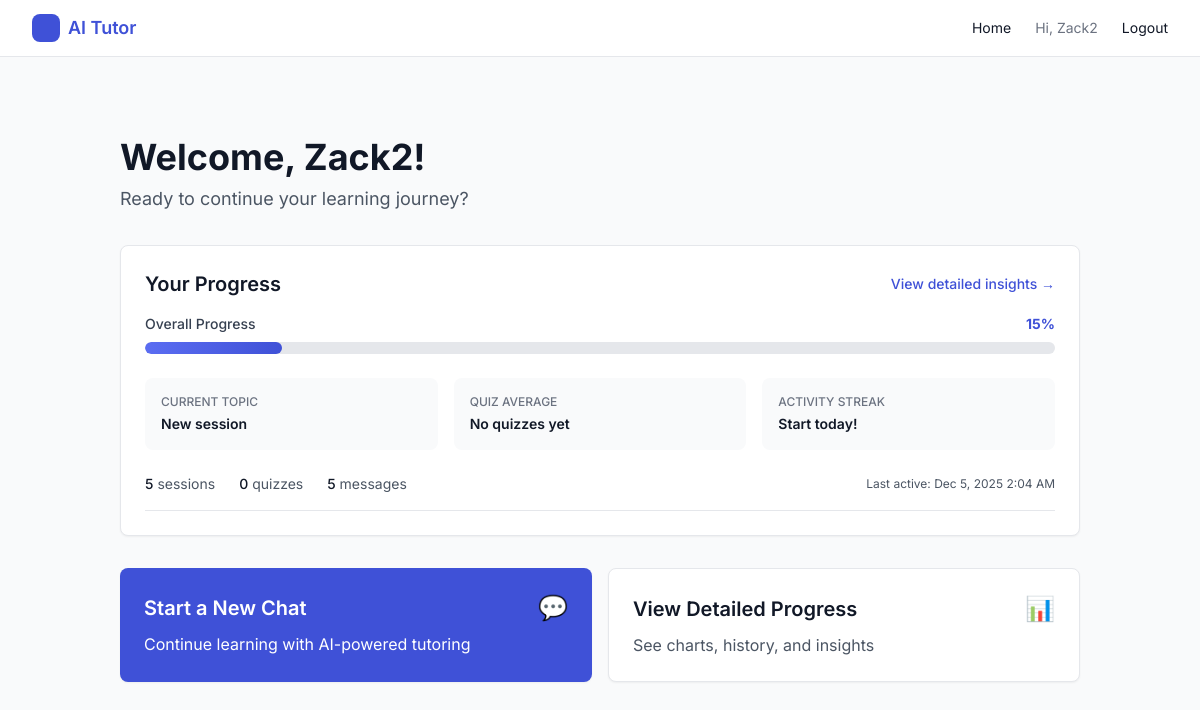
Page /tutor/ (signed in) on the committed database.
### tutor/models.py (models this page shows, shortened)
class StudentProgress(models.Model):
    user = models.OneToOneField(
        settings.AUTH_USER_MODEL,
        on_delete=models.CASCADE,
        related_name="progress",
        db_index=True
    )
    overall_completion_percent = models.DecimalField(
        max_digits=5,
        decimal_places=2,
        default=0.00,
        help_text="Weighted completion based on quiz scores and session activity"
    )
    current_module = models.CharField(
        max_length=200,
        blank=True,
        help_text="Current topic/module - inferred from most recent session title"
    )
    quiz_average = models.DecimalField(
        max_digits=5,
        decimal_places=2,
        null=True,
        blank=True,
        help_text="Average quiz score across all graded quizzes"
    )
    activity_streak = models.IntegerField(
        default=0,
        help_text="Consecutive days with at least one activity"
    )
    last_activity = models.DateTimeField(
        null=True,
        blank=True,
        help_text="Timestamp of most recent chat or quiz activity"
    )
    total_sessions = models.IntegerField(
        default=0,
        help_text="Total number of chat sessions created"
    )
    total_quizzes = models.IntegerField(
        default=0,
        help_text="Total number of quizzes completed"
    )
    total_messages = models.IntegerField(
        default=0,
        help_text="Total number of user messages sent"
    )
    updated_at = models.DateTimeField(auto_now=True)
    class Meta:
        indexes = [
            models.Index(fields=['user', 'updated_at']),
        ]
        verbose_name_plural = "Student Progress"

### tutor/views.py (the view)
# urls.py: path("", landing_page, name="landing"),
@login_required
def landing_page(request):
    if is_teacher_or_admin(request.user):
        return redirect("dashboard")
    try:
        progress = StudentProgress.objects.get(user=request.user)
    except StudentProgress.DoesNotExist:
        calculate_student_progress(request.user)
        progress = StudentProgress.objects.get(user=request.user)
    context = {
        'progress': progress,
        'has_activity': progress.total_sessions > 0 or progress.total_quizzes > 0,
    }
    return render(request, "landing.html", context)

### tutor/utils.py (called while the page is built)
def is_teacher_or_admin(user):
    if not user.is_authenticated:
        return False
    if user.is_superuser:
        return True
    is_teacher = TeacherProfile.objects.filter(user=user).exists()
    is_admin = AdminProfile.objects.filter(user=user).exists()
    return is_teacher or is_admin

### tutor/templates/landing.html (shortened to what this page needs)
{% extends "base.html" %}
{% block content %}
<div class="max-w-5xl mx-auto px-4 sm:px-6 lg:px-8 py-12">
  <div class="mb-8">
    <h1 class="text-4xl font-bold text-gray-900 mb-2">
      Welcome, {{ user.first_name|default:user.username }}!
    </h1>
    <p class="text-lg text-gray-600">
      Ready to continue your learning journey?
    </p>
  </div>
  <div class="bg-white rounded-lg shadow-sm border border-gray-200 p-6 mb-8">
    <div class="flex items-center justify-between mb-4">
      <h2 class="text-xl font-semibold text-gray-900">Your Progress</h2>
      <a href="{% url 'progress_detail' %}"
         class="text-sm text-brand-600 hover:text-brand-700 font-medium">
        View detailed insights →
      </a>
    </div>
    {% if has_activity %}
      <div class="mb-6">
        <div class="flex items-center justify-between mb-2">
          <span class="text-sm font-medium text-gray-700">Overall Progress</span>
          <span class="text-sm font-bold text-brand-600">{{ progress.overall_completion_percent|floatformat:0 }}%</span>
        </div>
        <div class="w-full bg-gray-200 rounded-full h-3 overflow-hidden">
          <div class="bg-gradient-to-r from-brand-500 to-brand-600 h-3 rounded-full transition-all duration-500"
               style="width: {{ progress.overall_completion_percent }}%">
          </div>
        </div>
      </div>
      <div class="grid grid-cols-1 md:grid-cols-3 gap-4 mb-6">
        <div class="bg-gray-50 rounded-lg p-4">
          <div class="text-xs font-medium text-gray-500 uppercase mb-1">Current Topic</div>
          <div class="text-sm font-semibold text-gray-900 truncate">
            {{ progress.current_module|default:"No active topic" }}
          </div>
        </div>
        <div class="bg-gray-50 rounded-lg p-4">
          <div class="text-xs font-medium text-gray-500 uppercase mb-1">Quiz Average</div>
          <div class="text-sm font-semibold text-gray-900">
            {% if progress.quiz_average %}
              {{ progress.quiz_average|floatformat:1 }}%
            {% else %}
              No quizzes yet
            {% endif %}
          </div>
        </div>
        <div class="bg-gray-50 rounded-lg p-4">
          <div class="text-xs font-medium text-gray-500 uppercase mb-1">Activity Streak</div>
          <div class="text-sm font-semibold text-gray-900">
            {% if progress.activity_streak > 0 %}
              🔥 {{ progress.activity_streak }} day{{ progress.activity_streak|pluralize }}
            {% else %}
              Start today!
            {% endif %}
          </div>
        </div>
      </div>
      <div class="flex items-center gap-6 text-sm text-gray-600 pb-4 border-b border-gray-200">
        <div>
          <span class="font-medium text-gray-900">{{ progress.total_sessions }}</span> session{{ progress.total_sessions|pluralize }}
        </div>
        <div>
          <span class="font-medium text-gray-900">{{ progress.total_quizzes }}</span> quiz{{ progress.total_quizzes|pluralize:"zes" }}
        </div>
        <div>
          <span class="font-medium text-gray-900">{{ progress.total_messages }}</span> message{{ progress.total_messages|pluralize }}
        </div>
        {% if progress.last_activity %}
        <div class="ml-auto text-xs">
          Last active: {{ progress.last_activity|date:"M j, Y g:i A" }}
        </div>
        {% endif %}
      </div>
    {% endif %}
  </div>
  <div class="grid grid-cols-1 md:grid-cols-2 gap-4">
    <a href="{% url 'chat' %}"
       class="group bg-brand-600 hover:bg-brand-700 text-white rounded-lg p-6 shadow-sm transition-all duration-200 hover:shadow-md">
      <div class="flex items-center justify-between mb-2">
        <h3 class="text-xl font-semibold">Start a New Chat</h3>
        <span class="text-2xl group-hover:translate-x-1 transition-transform">💬</span>
      </div>
      <p class="text-brand-100">
        Continue learning with AI-powered tutoring
      </p>
    </a>
    <a href="{% url 'progress_detail' %}"
       class="group bg-white hover:bg-gray-50 text-gray-900 rounded-lg p-6 shadow-sm border border-gray-200 transition-all duration-200 hover:shadow-md">
      <div class="flex items-center justify-between mb-2">
        <h3 class="text-xl font-semibold">View Detailed Progress</h3>
        <span class="text-2xl group-hover:translate-x-1 transition-transform">📊</span>
      </div>
      <p class="text-gray-600">
        See charts, history, and insights
      </p>
    </a>
  </div>
</div>
{% endblock %}

### tutor/templates/base.html (shortened to what this page needs)
<!DOCTYPE html>
<html lang="en">
<head>
  <script src="https://cdn.tailwindcss.com"></script>
</head>
<body class="bg-gray-50 text-gray-900">
  <nav class="bg-white border-b border-gray-200">
    <div class="max-w-7xl mx-auto px-4 sm:px-6 lg:px-8 h-14 flex items-center justify-between">
      <a href="/" class="flex items-center gap-2 font-semibold text-brand-600 text-lg">
        <div class="h-7 w-7 bg-brand-600 rounded-lg"></div>
        AI Tutor
      </a>
      <div class="flex items-center gap-6 text-sm">
        <a href="/" class="hover:text-brand-700">Home</a>
        {% if user.is_authenticated %}
          <span class="text-gray-500">Hi, {{ user.username }}</span>
          <form action="/logout/" method="post" class="inline">
            <button type="submit" class="hover:text-brand-700">Logout</button>
          </form>
        {% else %}
          <a href="/login/" class="hover:text-brand-700">Login</a>
          <a href="/signup/" class="hover:text-brand-700">Signup</a>
        {% endif %}
      </div>
    </div>
  </nav>
  <main class="max-w-7xl mx-auto px-4 sm:px-6 lg:px-8 py-8">
    {% block content %}{% endblock %}
  </main>
</body>
</html>

### tutor/templates/base.html (style rules this page uses)
body { font-family: 'Inter', system-ui, sans-serif; }

### rows in the picture
StudentProgress: overall_completion_percent "15", current_module "New session", total_sessions "5", total_quizzes "0", total_messages "5", last_activity "Dec 5, 2025 2:04 AM"

### other values in the picture
{{ user.username }} "Zack2"
{{ user.first_name|default:user.username }} "Zack2"
